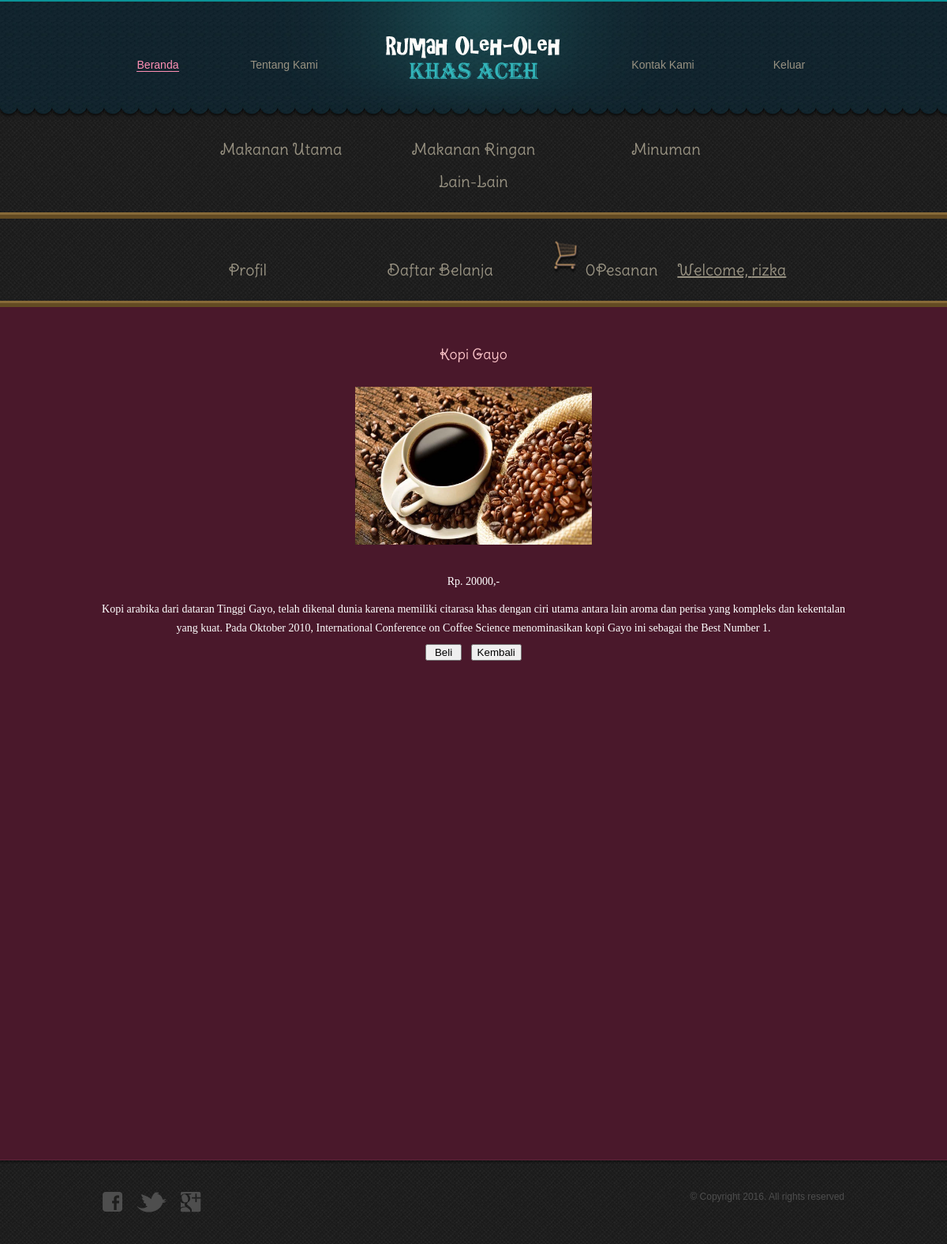
The page /customer/listcompleteminuman.php?id_barang=7 (signed in) on the database its author committed.
### tables this page shows
CREATE TABLE IF NOT EXISTS `barang` (
  `id_barang` int(5) NOT NULL AUTO_INCREMENT,
  `id_jenis` int(3) NOT NULL,
  `nama_barang` varchar(20) NOT NULL,
  `harga` int(10) NOT NULL,
  `stok` varchar(3) NOT NULL,
  `gambar` varchar(50) NOT NULL,
  `keterangan` varchar(300) NOT NULL,
  PRIMARY KEY (`id_barang`),
  KEY `barang_ibfk_1` (`id_jenis`)
);

### customer/listcompleteminuman.php (the view, shortened to what this page needs)
<!DOCTYPE html>
<html>
<head>
	<link rel="stylesheet" type="text/css" href="../css/style.css">
</head>
<body>
	<?php
		include 'header.php';
	?>
	<div id="body">
		<div id="about">
				<?php
					$id =$_GET['id_barang'];
					$result = mysql_query ("SELECT b.id_barang, b.id_jenis, b.nama_barang, b.harga, b.stok, b.gambar, b.keterangan
											FROM barang b, jenis j
											where b.id_jenis = j.id_jenis AND j.id_jenis =3 AND b.id_barang='$id'");
					while($cols = mysql_fetch_array($result))
					{
				?>
				<center><h3><?php echo $cols[2]; ?></h3></center>
			<table height="350" border="0" align="center">
				<tr>
					<td><center><img src="../barang/<?php echo $cols[5]; ?>" width="300" height="200"></center></td>
				</tr>
				<tr>
					<td><center>Rp. <?php echo $cols[3] ?>,-</center></td>
				</tr>
				<tr>
					<td><center><?php echo $cols[6] ?></center></td>
				</tr>
			</table>
			<center>
				<a href="cekbeli.php?id_barang=<?php echo $cols[0]?>"><input name='buy' type='submit' id='buy' value=' Beli '></a> &nbsp
				<a href="minuman.php"><button>Kembali</button></a>
			</center>
		</div>
	</div>
	<?php
	}
		include 'footer.php';
	?>
</body>
</html>

### css/style.css (style rules this page uses)
table { color: #ffffff; font-family: 'Georgia'; font-size: 14px; font-weight: normal; line-height: 24px; text-align:middle; border-style:solid; border-color:#ffffff; }
body { background: url(../images/bg-body.jpg) repeat left top; font-family: Arial, Helvetica, sans-serif; font-size: 14px; line-height: 1; margin: 0; min-width: 960px; padding: 0; }
a { outline: none; }
img { border: 0; }
#body { background: #4a182b; border-bottom: 1px solid #5f233a; min-height: 1050px; padding: 15px 0 15px; width: 100%; }
#body > div { margin: 0 auto; padding: 0; width: 960px; }
#body #about h3 { color: #fcc5c9; font-size: 18px; font-family: 'DeliusSwashCaps-Regular'; font-weight: normal; margin: 0; padding: 36px 10px 8px; }

### rows shown on the page
barang: nama_barang "Kopi Gayo", gambar (picture), harga "20000", keterangan "Kopi arabika dari dataran Tinggi Gayo, telah dikenal dunia karena memiliki citarasa khas dengan ciri utama antara lain aroma dan perisa yang kompleks dan kekentalan yang kuat. Pada Oktober 2010, International Conference on Coffee Science menominasikan kopi Gayo ini sebagai the Best Number 1."

### other values the page prints
$pesan "0"
$_SESSION['username'] "rizka"
